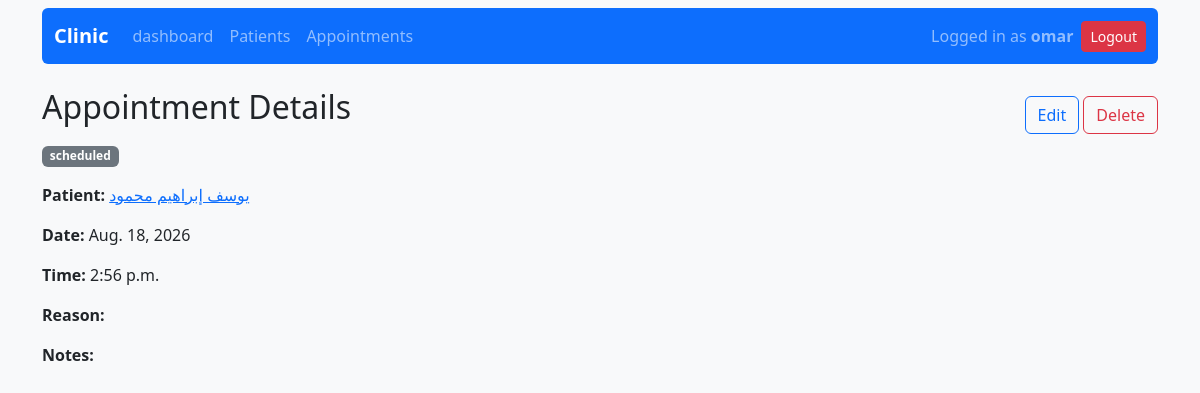
Page /appointments/7/ (signed in) on the earlier database version.
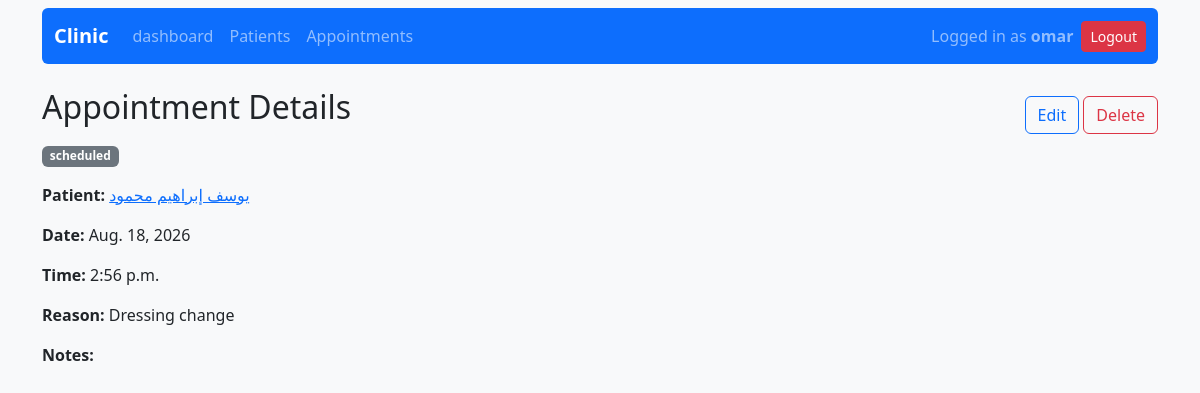
Same page on the later database version.
### appointments/models.py (models this page shows, shortened)
class Appointment(models.Model):
    class Status(models.TextChoices):
        SCHEDULED = 'scheduled', 'Scheduled'
        COMPLETED = 'completed', 'Completed'
        CANCELED = 'canceled', 'Canceled'
    patient = models.ForeignKey(Patient, on_delete=models.CASCADE, related_name='appointments')
    date = models.DateField()
    time = models.TimeField()
    reason = models.CharField(max_length=255)
    notes = models.TextField(blank=True)
    status = models.CharField(max_length=20, choices=Status.choices, default=Status.SCHEDULED)

### patients/models.py (models this page shows, shortened)
class Patient(models.Model):
    name = models.CharField(max_length=100)
    phone = models.CharField(max_length=15)
    date_of_birth = models.DateField()

### appointments/views.py (the view)
# urls.py: path('<int:appointment_id>/', views.appointment_details, name='appointment_details'),
@login_required
def appointment_details(request, appointment_id):
    appointment = get_object_or_404(Appointment, id=appointment_id)
    return render(request, 'appointment_details.html', {'appointment': appointment})

### appointments/templates/appointment_details.html (shortened to what this page needs)
{% extends 'base.html' %}
{% block content %}
<div class="d-flex justify-content-between align-items-center">
    <h2 class="mb-3">Appointment Details</h2>
    <div>
        <a href="{% url 'edit_appointment' appointment.id %}"
            class="btn btn-outline-primary">
            Edit
        </a>
        <a href="{% url 'delete_appointment' appointment.id %}"
            class="btn btn-outline-danger">
            Delete
        </a>
    </div>
</div>
<span class="badge {% if appointment.status == 'scheduled' %}bg-secondary{% elif appointment.status == 'completed' %}bg-success{% else %}bg-danger{% endif %}">{{ appointment.status }}</span>
<p><strong>Patient:</strong> <a class="link-primary link-underline-opacity-" href="{% url 'patient_details' appointment.patient.id %}">{{ appointment.patient.name }}</a></p>
<p><strong>Date:</strong> {{ appointment.date }}</p>
<p><strong>Time:</strong> {{ appointment.time }}</p>
<p><strong>Reason:</strong> {{ appointment.reason }}</p>
<p><strong>Notes:</strong> {{ appointment.notes }}</p>
{% endblock %}

Differences in the rows shown:
changed Appointment "scheduled": reason (not shown) → "Dressing change"
